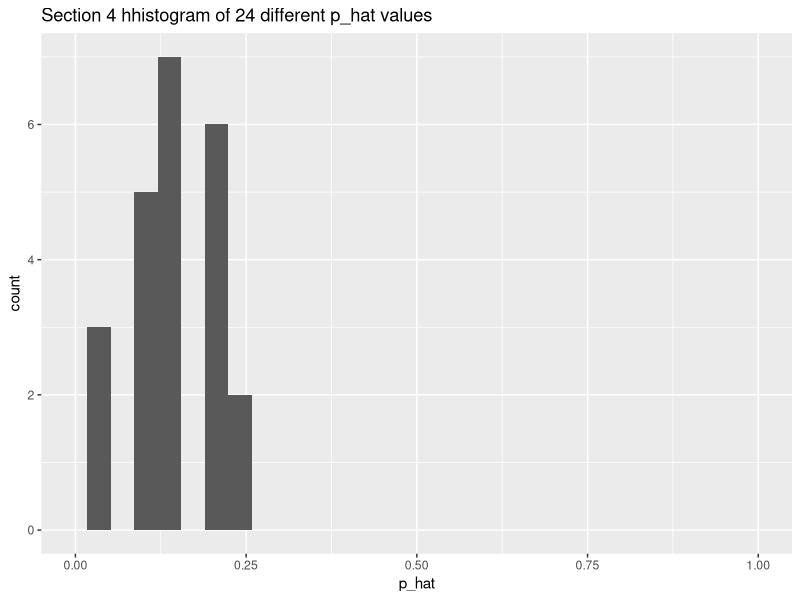
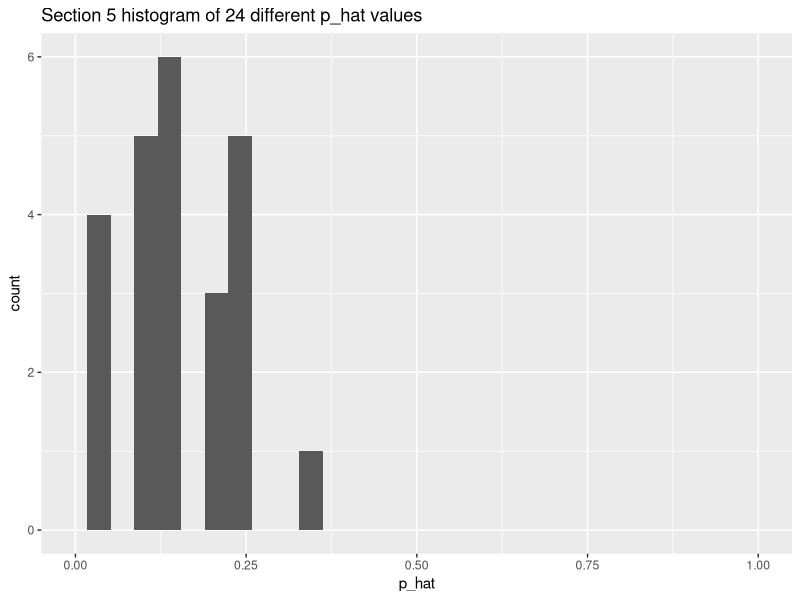
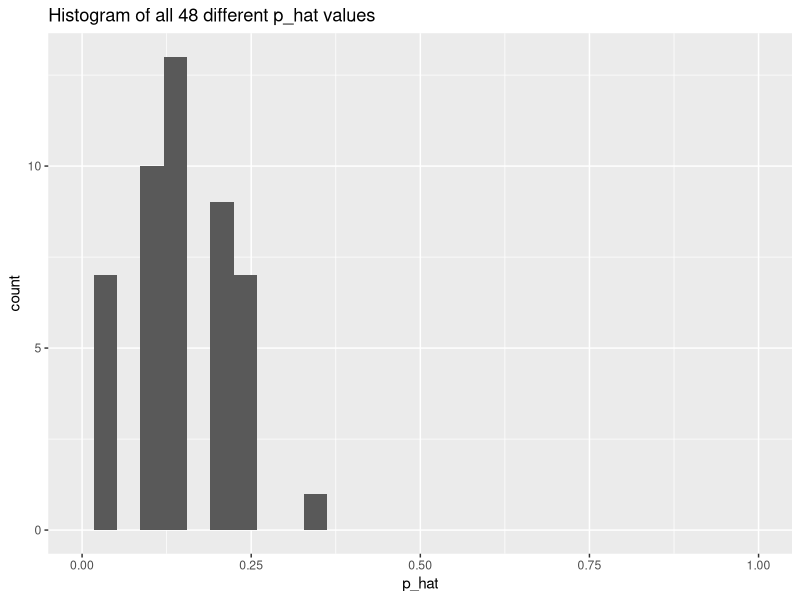

Write the R code that produced these figures, in order.
library(tidyverse)

dotdata <- list(sec4=data.frame(x=c(0,1,1,1,2,2,2,2,2,3,3,3,3,3,3,3,4,4,4,4,4,4,5,5)/20),
                sec5 = data.frame(x=c(1,1,1,1,2,2,2,2,2,3,3,3,3,3,3,4,4,4,5,5,5,5,5,7)/20),
                combined = data.frame(x=c(0,1,1,1,2,2,2,2,2,3,3,3,3,3,3,3,4,4,4,4,4,4,5,5,1,1,1,1,2,2,2,2,2,3,3,3,3,3,3,4,4,4,5,5,5,5,5,7)/20))
dotdata[[1]]

length(dotdata$sec4)
length(dotdata$sec5)
length(dotdata$combined)


ggplot(data=dotdata$sec4) + 
  geom_histogram(aes(x=x)) + 
  xlim(0,1) + labs(title="Section 4 hhistogram of 24 different p_hat values", x="p_hat")



ggplot(data=dotdata$sec5) + 
  geom_histogram(aes(x=x)) + 
  xlim(0,1) + labs(title="Section 5 histogram of 24 different p_hat values", x="p_hat")

ggplot(data=dotdata$combined) + 
  geom_histogram(aes(x=x)) + 
  xlim(0,1) + labs(title="Histogram of all 48 different p_hat values", x="p_hat")
